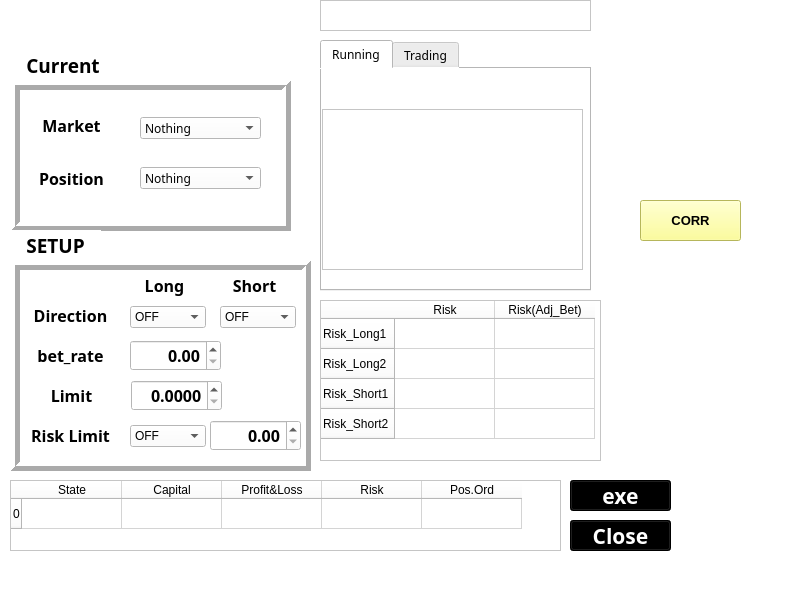
<?xml version="1.0" encoding="UTF-8"?>
<ui version="4.0">
 <class>MainWindow</class>
 <widget class="QMainWindow" name="MainWindow">
  <property name="geometry">
   <rect>
    <x>0</x>
    <y>0</y>
    <width>796</width>
    <height>600</height>
   </rect>
  </property>
  <property name="windowTitle">
   <string>PyTrader</string>
  </property>
  <property name="windowIcon">
   <iconset>
    <normaloff>C:/Users/dabee/Pictures/22/281999-margot-robbie.jpg</normaloff>C:/Users/dabee/Pictures/22/281999-margot-robbie.jpg</iconset>
  </property>
  <property name="styleSheet">
   <string notr="true">background-color: rgb(255, 255, 255);</string>
  </property>
  <widget class="QWidget" name="centralwidget">
   <widget class="QDoubleSpinBox" name="doubleSpinBox">
    <property name="geometry">
     <rect>
      <x>130</x>
      <y>340</y>
      <width>91</width>
      <height>31</height>
     </rect>
    </property>
    <property name="font">
     <font>
      <family>맑은 고딕</family>
      <pointsize>12</pointsize>
      <weight>75</weight>
      <bold>true</bold>
     </font>
    </property>
    <property name="alignment">
     <set>Qt::AlignRight|Qt::AlignTrailing|Qt::AlignVCenter</set>
    </property>
    <property name="singleStep">
     <double>0.100000000000000</double>
    </property>
   </widget>
   <widget class="QPushButton" name="pushButton">
    <property name="geometry">
     <rect>
      <x>570</x>
      <y>480</y>
      <width>101</width>
      <height>31</height>
     </rect>
    </property>
    <property name="font">
     <font>
      <family>HY엽서L</family>
      <pointsize>16</pointsize>
      <weight>75</weight>
      <bold>true</bold>
     </font>
    </property>
    <property name="cursor">
     <cursorShape>PointingHandCursor</cursorShape>
    </property>
    <property name="styleSheet">
     <string notr="true">color: rgb(255, 255, 255);
background-color: rgb(0, 0, 0);</string>
    </property>
    <property name="text">
     <string>exe</string>
    </property>
   </widget>
   <widget class="QPushButton" name="pushButton_2">
    <property name="geometry">
     <rect>
      <x>570</x>
      <y>520</y>
      <width>101</width>
      <height>31</height>
     </rect>
    </property>
    <property name="font">
     <font>
      <family>HY엽서L</family>
      <pointsize>16</pointsize>
      <weight>75</weight>
      <bold>true</bold>
     </font>
    </property>
    <property name="cursor">
     <cursorShape>PointingHandCursor</cursorShape>
    </property>
    <property name="styleSheet">
     <string notr="true">color: rgb(255, 255, 255);
background-color: rgb(0, 0, 0);</string>
    </property>
    <property name="text">
     <string>Close</string>
    </property>
   </widget>
   <widget class="QLabel" name="label">
    <property name="geometry">
     <rect>
      <x>20</x>
      <y>340</y>
      <width>101</width>
      <height>31</height>
     </rect>
    </property>
    <property name="font">
     <font>
      <family>HY엽서L</family>
      <pointsize>12</pointsize>
      <weight>75</weight>
      <bold>true</bold>
     </font>
    </property>
    <property name="text">
     <string>bet_rate</string>
    </property>
    <property name="alignment">
     <set>Qt::AlignCenter</set>
    </property>
   </widget>
   <widget class="QComboBox" name="comboBox">
    <property name="geometry">
     <rect>
      <x>140</x>
      <y>117</y>
      <width>121</width>
      <height>22</height>
     </rect>
    </property>
    <property name="font">
     <font>
      <family>맑은 고딕</family>
     </font>
    </property>
    <item>
     <property name="text">
      <string>Nothing</string>
     </property>
    </item>
    <item>
     <property name="text">
      <string>Gold</string>
     </property>
    </item>
    <item>
     <property name="text">
      <string>Euro</string>
     </property>
    </item>
    <item>
     <property name="text">
      <string>Oil</string>
     </property>
    </item>
    <item>
     <property name="text">
      <string>Pound</string>
     </property>
    </item>
    <item>
     <property name="text">
      <string>China</string>
     </property>
    </item>
    <item>
     <property name="text">
      <string>Yen</string>
     </property>
    </item>
   </widget>
   <widget class="QComboBox" name="comboBox_2">
    <property name="geometry">
     <rect>
      <x>140</x>
      <y>167</y>
      <width>121</width>
      <height>22</height>
     </rect>
    </property>
    <property name="font">
     <font>
      <family>맑은 고딕</family>
     </font>
    </property>
    <item>
     <property name="text">
      <string>Nothing</string>
     </property>
    </item>
    <item>
     <property name="text">
      <string>Long</string>
     </property>
    </item>
    <item>
     <property name="text">
      <string>Short</string>
     </property>
    </item>
    <item>
     <property name="text">
      <string>BBANDS_Long</string>
     </property>
    </item>
    <item>
     <property name="text">
      <string>BBANDS_Short</string>
     </property>
    </item>
    <item>
     <property name="text">
      <string>BBTS_Long</string>
     </property>
    </item>
    <item>
     <property name="text">
      <string>BBTS_Short</string>
     </property>
    </item>
    <item>
     <property name="text">
      <string>SS_Long</string>
     </property>
    </item>
    <item>
     <property name="text">
      <string>SS_Short</string>
     </property>
    </item>
    <item>
     <property name="text">
      <string>DLINE_Long</string>
     </property>
    </item>
    <item>
     <property name="text">
      <string>DLINE_Short</string>
     </property>
    </item>
   </widget>
   <widget class="QLabel" name="label_4">
    <property name="geometry">
     <rect>
      <x>26</x>
      <y>163</y>
      <width>91</width>
      <height>31</height>
     </rect>
    </property>
    <property name="font">
     <font>
      <family>HY엽서L</family>
      <pointsize>12</pointsize>
      <weight>75</weight>
      <bold>true</bold>
     </font>
    </property>
    <property name="text">
     <string>Position</string>
    </property>
    <property name="alignment">
     <set>Qt::AlignCenter</set>
    </property>
   </widget>
   <widget class="QLabel" name="label_5">
    <property name="geometry">
     <rect>
      <x>26</x>
      <y>110</y>
      <width>91</width>
      <height>31</height>
     </rect>
    </property>
    <property name="font">
     <font>
      <family>HY엽서L</family>
      <pointsize>12</pointsize>
      <weight>75</weight>
      <bold>true</bold>
     </font>
    </property>
    <property name="text">
     <string>Market</string>
    </property>
    <property name="alignment">
     <set>Qt::AlignCenter</set>
    </property>
   </widget>
   <widget class="QListWidget" name="listWidget_6">
    <property name="geometry">
     <rect>
      <x>320</x>
      <y>0</y>
      <width>271</width>
      <height>31</height>
     </rect>
    </property>
   </widget>
   <widget class="QTableWidget" name="tableWidget">
    <property name="geometry">
     <rect>
      <x>10</x>
      <y>480</y>
      <width>551</width>
      <height>71</height>
     </rect>
    </property>
    <property name="layoutDirection">
     <enum>Qt::LeftToRight</enum>
    </property>
    <property name="lineWidth">
     <number>3</number>
    </property>
    <property name="midLineWidth">
     <number>2</number>
    </property>
    <row>
     <property name="text">
      <string>0</string>
     </property>
    </row>
    <column>
     <property name="text">
      <string>State</string>
     </property>
     <property name="textAlignment">
      <set>AlignHCenter|AlignVCenter|AlignCenter</set>
     </property>
    </column>
    <column>
     <property name="text">
      <string>Capital</string>
     </property>
     <property name="textAlignment">
      <set>AlignHCenter|AlignVCenter|AlignCenter</set>
     </property>
    </column>
    <column>
     <property name="text">
      <string>Profit&amp;Loss</string>
     </property>
     <property name="textAlignment">
      <set>AlignHCenter|AlignVCenter|AlignCenter</set>
     </property>
    </column>
    <column>
     <property name="text">
      <string>Risk</string>
     </property>
     <property name="textAlignment">
      <set>AlignHCenter|AlignVCenter|AlignCenter</set>
     </property>
    </column>
    <column>
     <property name="text">
      <string>Pos.Ord</string>
     </property>
     <property name="textAlignment">
      <set>AlignHCenter|AlignVCenter|AlignCenter</set>
     </property>
    </column>
    <item row="0" column="0">
     <property name="text">
      <string/>
     </property>
     <property name="textAlignment">
      <set>AlignRight|AlignVCenter</set>
     </property>
    </item>
    <item row="0" column="1">
     <property name="text">
      <string/>
     </property>
     <property name="textAlignment">
      <set>AlignRight|AlignVCenter</set>
     </property>
    </item>
    <item row="0" column="2">
     <property name="text">
      <string/>
     </property>
     <property name="textAlignment">
      <set>AlignRight|AlignVCenter</set>
     </property>
    </item>
    <item row="0" column="3">
     <property name="text">
      <string/>
     </property>
     <property name="textAlignment">
      <set>AlignRight|AlignVCenter</set>
     </property>
    </item>
   </widget>
   <widget class="QTabWidget" name="tabWidget_2">
    <property name="geometry">
     <rect>
      <x>320</x>
      <y>40</y>
      <width>271</width>
      <height>251</height>
     </rect>
    </property>
    <property name="font">
     <font>
      <family>맑은 고딕</family>
     </font>
    </property>
    <property name="currentIndex">
     <number>0</number>
    </property>
    <widget class="QWidget" name="tab_4">
     <attribute name="title">
      <string>Running</string>
     </attribute>
     <widget class="QListWidget" name="listWidget">
      <property name="geometry">
       <rect>
        <x>0</x>
        <y>40</y>
        <width>261</width>
        <height>161</height>
       </rect>
      </property>
     </widget>
    </widget>
    <widget class="QWidget" name="tab_5">
     <attribute name="title">
      <string>Trading</string>
     </attribute>
     <widget class="QListWidget" name="listWidget_2">
      <property name="geometry">
       <rect>
        <x>0</x>
        <y>10</y>
        <width>261</width>
        <height>161</height>
       </rect>
      </property>
     </widget>
    </widget>
   </widget>
   <widget class="QFrame" name="frame">
    <property name="geometry">
     <rect>
      <x>10</x>
      <y>80</y>
      <width>281</width>
      <height>151</height>
     </rect>
    </property>
    <property name="frameShape">
     <enum>QFrame::Box</enum>
    </property>
    <property name="frameShadow">
     <enum>QFrame::Raised</enum>
    </property>
    <property name="lineWidth">
     <number>5</number>
    </property>
    <widget class="QFrame" name="frame_2">
     <property name="geometry">
      <rect>
       <x>0</x>
       <y>0</y>
       <width>281</width>
       <height>151</height>
      </rect>
     </property>
     <property name="frameShape">
      <enum>QFrame::Box</enum>
     </property>
     <property name="frameShadow">
      <enum>QFrame::Raised</enum>
     </property>
     <property name="lineWidth">
      <number>5</number>
     </property>
    </widget>
   </widget>
   <widget class="QLabel" name="label_6">
    <property name="geometry">
     <rect>
      <x>20</x>
      <y>50</y>
      <width>91</width>
      <height>31</height>
     </rect>
    </property>
    <property name="font">
     <font>
      <family>HY견고딕</family>
      <pointsize>14</pointsize>
      <weight>75</weight>
      <bold>true</bold>
     </font>
    </property>
    <property name="text">
     <string>Current </string>
    </property>
    <property name="alignment">
     <set>Qt::AlignCenter</set>
    </property>
   </widget>
   <widget class="QLabel" name="label_7">
    <property name="geometry">
     <rect>
      <x>10</x>
      <y>230</y>
      <width>91</width>
      <height>31</height>
     </rect>
    </property>
    <property name="font">
     <font>
      <family>HY견고딕</family>
      <pointsize>14</pointsize>
      <weight>75</weight>
      <bold>true</bold>
     </font>
    </property>
    <property name="text">
     <string>SETUP</string>
    </property>
    <property name="alignment">
     <set>Qt::AlignCenter</set>
    </property>
   </widget>
   <widget class="QLabel" name="label_2">
    <property name="geometry">
     <rect>
      <x>20</x>
      <y>300</y>
      <width>101</width>
      <height>31</height>
     </rect>
    </property>
    <property name="font">
     <font>
      <family>HY엽서L</family>
      <pointsize>12</pointsize>
      <weight>75</weight>
      <bold>true</bold>
     </font>
    </property>
    <property name="text">
     <string>Direction</string>
    </property>
    <property name="alignment">
     <set>Qt::AlignCenter</set>
    </property>
   </widget>
   <widget class="QLabel" name="label_3">
    <property name="geometry">
     <rect>
      <x>114</x>
      <y>270</y>
      <width>101</width>
      <height>31</height>
     </rect>
    </property>
    <property name="font">
     <font>
      <family>HY엽서L</family>
      <pointsize>12</pointsize>
      <weight>75</weight>
      <bold>true</bold>
     </font>
    </property>
    <property name="text">
     <string>Long</string>
    </property>
    <property name="alignment">
     <set>Qt::AlignCenter</set>
    </property>
   </widget>
   <widget class="QLabel" name="label_8">
    <property name="geometry">
     <rect>
      <x>204</x>
      <y>270</y>
      <width>101</width>
      <height>31</height>
     </rect>
    </property>
    <property name="font">
     <font>
      <family>HY엽서L</family>
      <pointsize>12</pointsize>
      <weight>75</weight>
      <bold>true</bold>
     </font>
    </property>
    <property name="text">
     <string>Short</string>
    </property>
    <property name="alignment">
     <set>Qt::AlignCenter</set>
    </property>
   </widget>
   <widget class="QComboBox" name="comboBox_3">
    <property name="geometry">
     <rect>
      <x>130</x>
      <y>306</y>
      <width>76</width>
      <height>22</height>
     </rect>
    </property>
    <property name="modelColumn">
     <number>0</number>
    </property>
    <item>
     <property name="text">
      <string>OFF</string>
     </property>
    </item>
    <item>
     <property name="text">
      <string>ON</string>
     </property>
    </item>
   </widget>
   <widget class="QComboBox" name="comboBox_4">
    <property name="geometry">
     <rect>
      <x>220</x>
      <y>306</y>
      <width>76</width>
      <height>22</height>
     </rect>
    </property>
    <property name="modelColumn">
     <number>0</number>
    </property>
    <item>
     <property name="text">
      <string>OFF</string>
     </property>
    </item>
    <item>
     <property name="text">
      <string>ON</string>
     </property>
    </item>
   </widget>
   <widget class="QFrame" name="frame_3">
    <property name="geometry">
     <rect>
      <x>10</x>
      <y>260</y>
      <width>301</width>
      <height>211</height>
     </rect>
    </property>
    <property name="frameShape">
     <enum>QFrame::Box</enum>
    </property>
    <property name="frameShadow">
     <enum>QFrame::Raised</enum>
    </property>
    <property name="lineWidth">
     <number>5</number>
    </property>
    <widget class="QDoubleSpinBox" name="doubleSpinBox_2">
     <property name="geometry">
      <rect>
       <x>121</x>
       <y>120</y>
       <width>91</width>
       <height>31</height>
      </rect>
     </property>
     <property name="font">
      <font>
       <family>맑은 고딕</family>
       <pointsize>12</pointsize>
       <weight>75</weight>
       <bold>true</bold>
      </font>
     </property>
     <property name="alignment">
      <set>Qt::AlignRight|Qt::AlignTrailing|Qt::AlignVCenter</set>
     </property>
     <property name="decimals">
      <number>4</number>
     </property>
     <property name="maximum">
      <double>1000000.000000000000000</double>
     </property>
     <property name="singleStep">
      <double>0.100000000000000</double>
     </property>
    </widget>
    <widget class="QLabel" name="label_9">
     <property name="geometry">
      <rect>
       <x>11</x>
       <y>120</y>
       <width>101</width>
       <height>31</height>
      </rect>
     </property>
     <property name="font">
      <font>
       <family>HY엽서L</family>
       <pointsize>12</pointsize>
       <weight>75</weight>
       <bold>true</bold>
      </font>
     </property>
     <property name="text">
      <string>Limit</string>
     </property>
     <property name="alignment">
      <set>Qt::AlignCenter</set>
     </property>
    </widget>
    <widget class="QLabel" name="label_10">
     <property name="geometry">
      <rect>
       <x>10</x>
       <y>160</y>
       <width>101</width>
       <height>31</height>
      </rect>
     </property>
     <property name="font">
      <font>
       <family>HY엽서L</family>
       <pointsize>12</pointsize>
       <weight>75</weight>
       <bold>true</bold>
      </font>
     </property>
     <property name="text">
      <string>Risk Limit</string>
     </property>
     <property name="alignment">
      <set>Qt::AlignCenter</set>
     </property>
    </widget>
    <widget class="QComboBox" name="comboBox_5">
     <property name="geometry">
      <rect>
       <x>120</x>
       <y>165</y>
       <width>76</width>
       <height>22</height>
      </rect>
     </property>
     <property name="modelColumn">
      <number>0</number>
     </property>
     <item>
      <property name="text">
       <string>OFF</string>
      </property>
     </item>
     <item>
      <property name="text">
       <string>ON</string>
      </property>
     </item>
    </widget>
    <widget class="QDoubleSpinBox" name="doubleSpinBox_3">
     <property name="geometry">
      <rect>
       <x>200</x>
       <y>160</y>
       <width>91</width>
       <height>31</height>
      </rect>
     </property>
     <property name="font">
      <font>
       <family>맑은 고딕</family>
       <pointsize>12</pointsize>
       <weight>75</weight>
       <bold>true</bold>
      </font>
     </property>
     <property name="alignment">
      <set>Qt::AlignRight|Qt::AlignTrailing|Qt::AlignVCenter</set>
     </property>
     <property name="singleStep">
      <double>0.100000000000000</double>
     </property>
    </widget>
   </widget>
   <widget class="QPushButton" name="pushButton_3">
    <property name="geometry">
     <rect>
      <x>640</x>
      <y>200</y>
      <width>101</width>
      <height>41</height>
     </rect>
    </property>
    <property name="palette">
     <palette>
      <active>
       <colorrole role="Button">
        <brush brushstyle="SolidPattern">
         <color alpha="255">
          <red>255</red>
          <green>255</green>
          <blue>127</blue>
         </color>
        </brush>
       </colorrole>
       <colorrole role="Base">
        <brush brushstyle="SolidPattern">
         <color alpha="255">
          <red>255</red>
          <green>255</green>
          <blue>127</blue>
         </color>
        </brush>
       </colorrole>
       <colorrole role="Window">
        <brush brushstyle="SolidPattern">
         <color alpha="255">
          <red>255</red>
          <green>255</green>
          <blue>127</blue>
         </color>
        </brush>
       </colorrole>
      </active>
      <inactive>
       <colorrole role="Button">
        <brush brushstyle="SolidPattern">
         <color alpha="255">
          <red>255</red>
          <green>255</green>
          <blue>127</blue>
         </color>
        </brush>
       </colorrole>
       <colorrole role="Base">
        <brush brushstyle="SolidPattern">
         <color alpha="255">
          <red>255</red>
          <green>255</green>
          <blue>127</blue>
         </color>
        </brush>
       </colorrole>
       <colorrole role="Window">
        <brush brushstyle="SolidPattern">
         <color alpha="255">
          <red>255</red>
          <green>255</green>
          <blue>127</blue>
         </color>
        </brush>
       </colorrole>
      </inactive>
      <disabled>
       <colorrole role="Button">
        <brush brushstyle="SolidPattern">
         <color alpha="255">
          <red>255</red>
          <green>255</green>
          <blue>127</blue>
         </color>
        </brush>
       </colorrole>
       <colorrole role="Base">
        <brush brushstyle="SolidPattern">
         <color alpha="255">
          <red>255</red>
          <green>255</green>
          <blue>127</blue>
         </color>
        </brush>
       </colorrole>
       <colorrole role="Window">
        <brush brushstyle="SolidPattern">
         <color alpha="255">
          <red>255</red>
          <green>255</green>
          <blue>127</blue>
         </color>
        </brush>
       </colorrole>
      </disabled>
     </palette>
    </property>
    <property name="font">
     <font>
      <family>Arial</family>
      <pointsize>10</pointsize>
      <weight>75</weight>
      <bold>true</bold>
     </font>
    </property>
    <property name="cursor">
     <cursorShape>PointingHandCursor</cursorShape>
    </property>
    <property name="styleSheet">
     <string notr="true">background-color: rgb(255, 255, 127);</string>
    </property>
    <property name="text">
     <string>CORR</string>
    </property>
   </widget>
   <widget class="QTableWidget" name="tableWidget_2">
    <property name="geometry">
     <rect>
      <x>320</x>
      <y>300</y>
      <width>281</width>
      <height>161</height>
     </rect>
    </property>
    <row>
     <property name="text">
      <string>Risk_Long1</string>
     </property>
    </row>
    <row>
     <property name="text">
      <string>Risk_Long2</string>
     </property>
    </row>
    <row>
     <property name="text">
      <string>Risk_Short1</string>
     </property>
    </row>
    <row>
     <property name="text">
      <string>Risk_Short2</string>
     </property>
    </row>
    <column>
     <property name="text">
      <string>Risk</string>
     </property>
    </column>
    <column>
     <property name="text">
      <string>Risk(Adj_Bet)</string>
     </property>
    </column>
   </widget>
   <zorder>frame_3</zorder>
   <zorder>frame</zorder>
   <zorder>doubleSpinBox</zorder>
   <zorder>pushButton</zorder>
   <zorder>pushButton_2</zorder>
   <zorder>label</zorder>
   <zorder>comboBox</zorder>
   <zorder>comboBox_2</zorder>
   <zorder>label_4</zorder>
   <zorder>label_5</zorder>
   <zorder>listWidget_6</zorder>
   <zorder>tableWidget</zorder>
   <zorder>tabWidget_2</zorder>
   <zorder>label_6</zorder>
   <zorder>label_7</zorder>
   <zorder>label_2</zorder>
   <zorder>label_3</zorder>
   <zorder>label_8</zorder>
   <zorder>comboBox_3</zorder>
   <zorder>comboBox_4</zorder>
   <zorder>pushButton_3</zorder>
   <zorder>tableWidget_2</zorder>
  </widget>
  <widget class="QMenuBar" name="menubar">
   <property name="geometry">
    <rect>
     <x>0</x>
     <y>0</y>
     <width>796</width>
     <height>21</height>
    </rect>
   </property>
  </widget>
  <widget class="QStatusBar" name="statusbar"/>
 </widget>
 <resources/>
 <connections/>
</ui>
